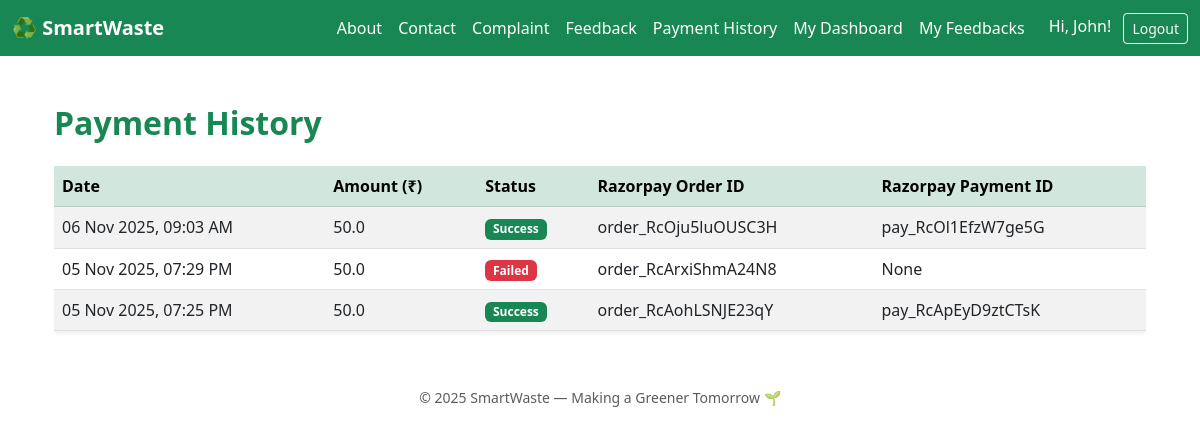
The app's page /payment_history/ (signed in), older data.
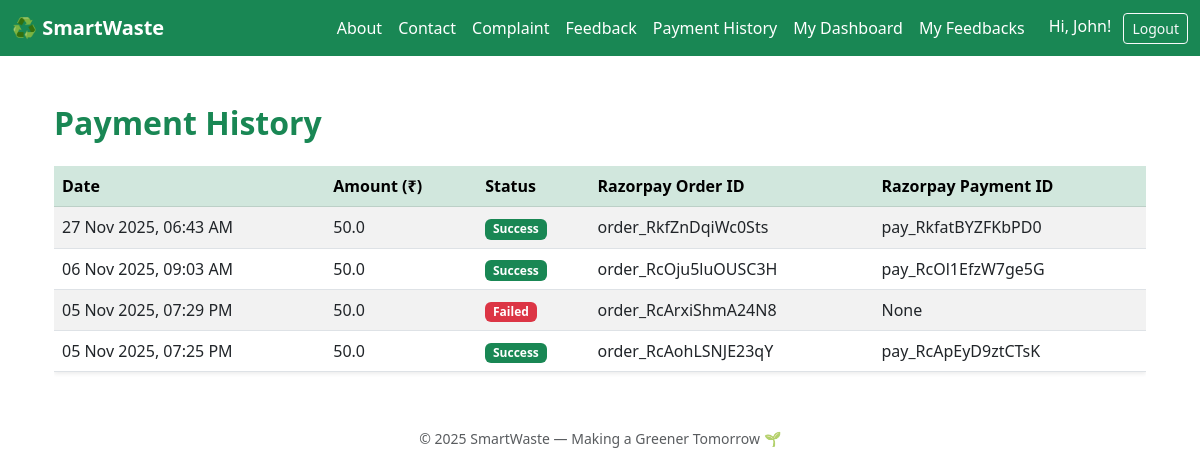
The same page, newer data.
### app/models.py (models this page shows, shortened)
class Payment(models.Model):
    STATUS_CHOICES = (
        ('Pending', 'Pending'),
        ('Success', 'Success'),
        ('Failed', 'Failed'),
    )
    user = models.ForeignKey(User, on_delete=models.CASCADE)
    amount = models.FloatField()
    payment_id = models.CharField(max_length=100, blank=True, null=True)
    order_id = models.CharField(max_length=100, blank=True, null=True)
    status = models.CharField(max_length=10, choices=STATUS_CHOICES, default='Pending')
    created_at = models.DateTimeField(auto_now_add=True)

### app/views.py (the view)
# urls.py: path('payment_history/', views.payment_history, name='payment_history'),
@login_required
def payment_history(request):
    if request.user.role != 'citizen':
        messages.error(request, "Access denied.")
        return redirect('home')
    payments = Payment.objects.filter(user=request.user).order_by('-created_at')
    return render(request, 'citizen/payment_history.html', {'payments': payments})

### templates/citizen/payment_history.html (shortened to what this page needs)
{% extends 'base.html' %}
{% block content %}
<div class="container mt-5">
  <h2 class="text-success fw-bold mb-4">
     Payment History
  </h2>
  {% if payments %}
  <div class="table-responsive">
    <table class="table table-striped table-hover shadow-sm">
      <thead class="table-success">
        <tr>
          <th>Date</th>
          <th>Amount (₹)</th>
          <th>Status</th>
          <th>Razorpay Order ID</th>
          <th>Razorpay Payment ID</th>
        </tr>
      </thead>
      <tbody>
        {% for p in payments %}
        <tr>
          <td>{{ p.created_at|date:"d M Y, h:i A" }}</td>
          <td>{{ p.amount }}</td>
          <td>
            {% if p.status == "Success" %}
              <span class="badge bg-success">Success</span>
            {% else %}
              <span class="badge bg-danger">Failed</span>
            {% endif %}
          </td>
          <td>{{ p.order_id }}</td>
          <td>{{ p.payment_id }}</td>
        </tr>
        {% endfor %}
      </tbody>
    </table>
  </div>
  {% else %}
  <div class="text-center text-muted mt-5">
    <i class="bi bi-emoji-frown fs-1"></i>
    <p class="mt-2">No payments found yet.</p>
  </div>
  {% endif %}
</div>
{% endblock %}

Row changes from the older to the newer data that the page shows:
added Payment: created_at "27 Nov 2025, 06:43 AM", amount "50.0", status "Success", order_id "order_RkfZnDqiWc0Sts", payment_id "pay_RkfatBYZFKbPD0"
